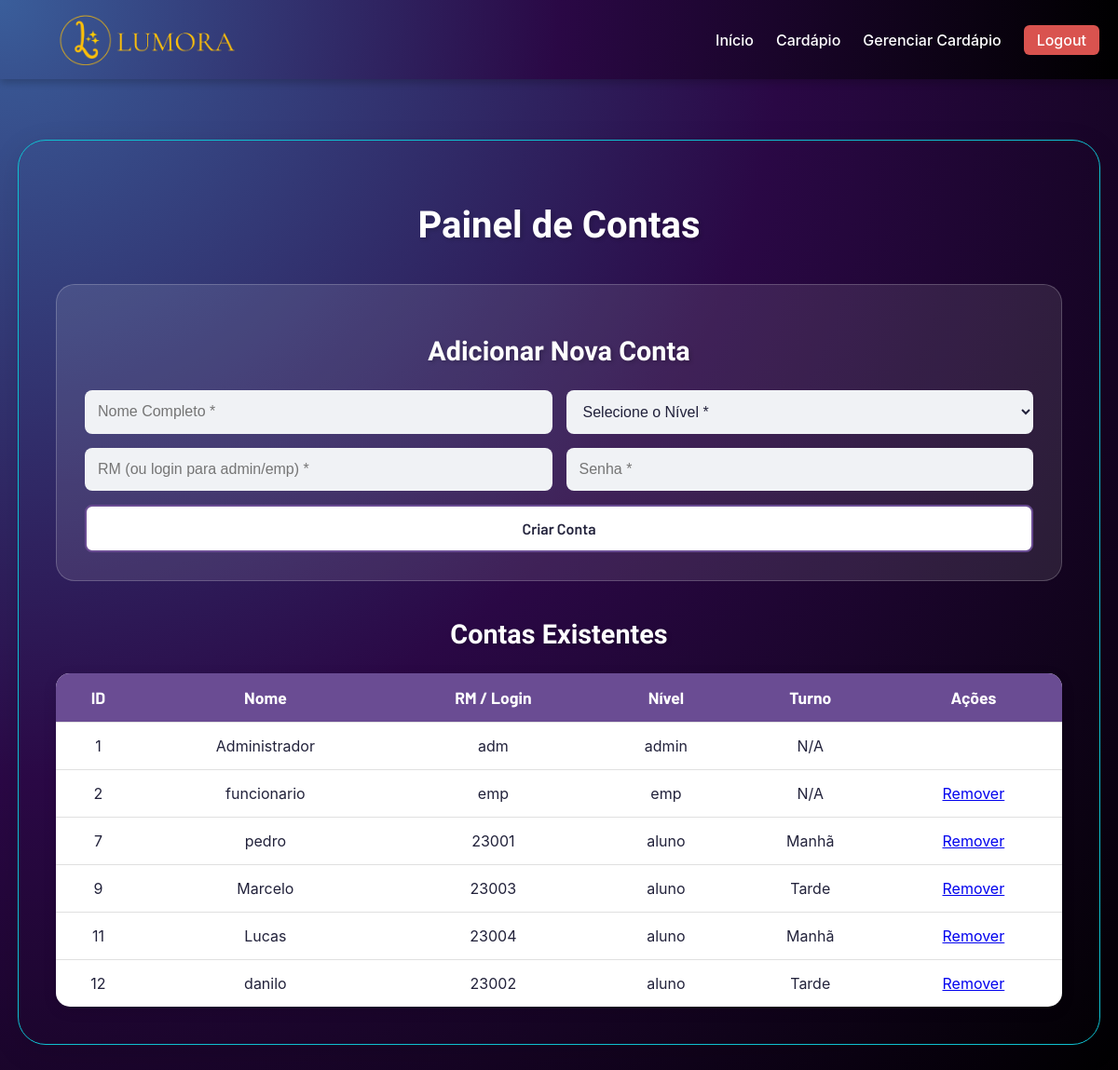
Before: /painel_contas.php (signed in) with the older database file.
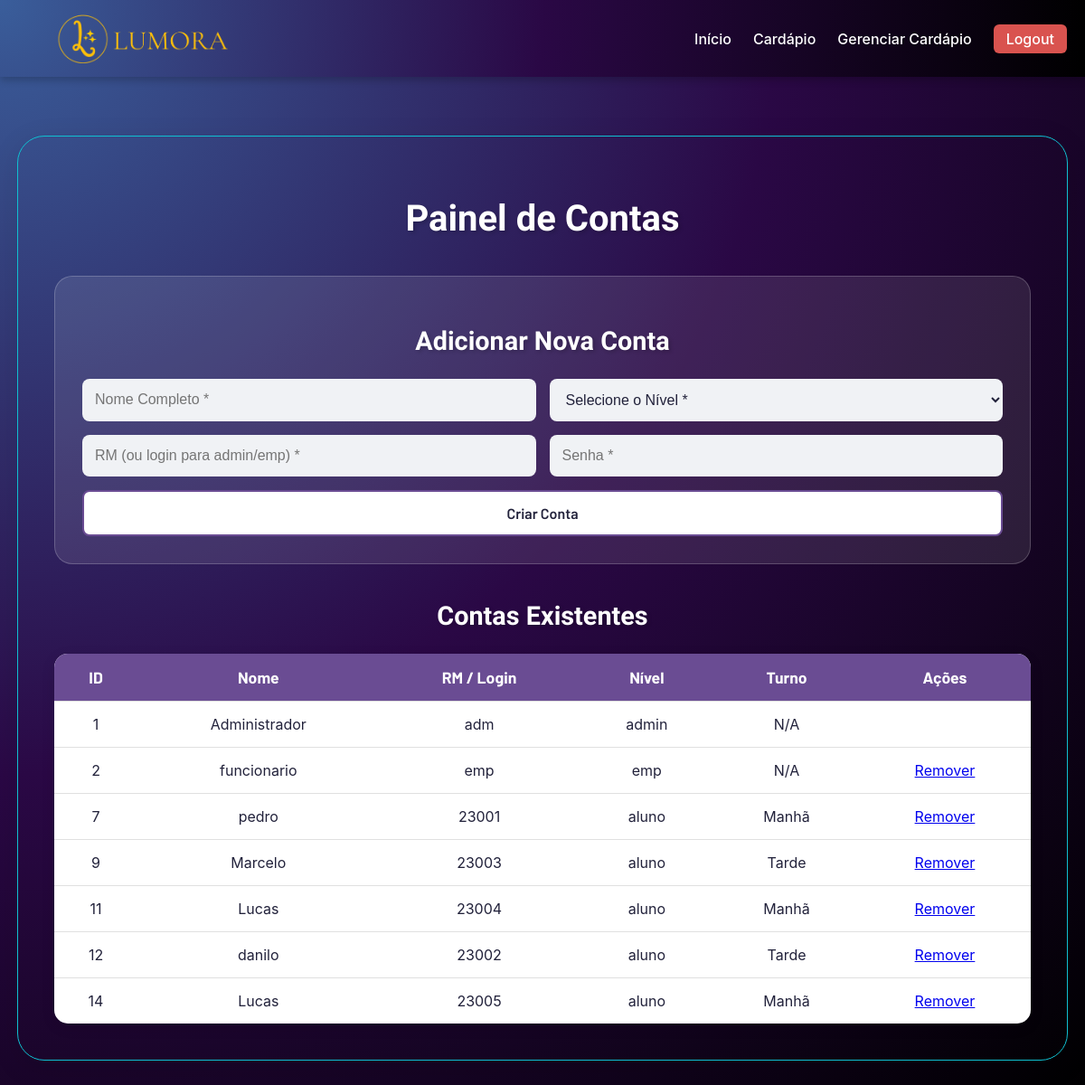
After: the same page with the newer database file.
### tables this page shows
CREATE TABLE IF NOT EXISTS `tbusuario` (
  `id` int NOT NULL AUTO_INCREMENT,
  `nome` varchar(100) NOT NULL,
  `rm` varchar(20) NOT NULL,
  `codigo_etec` varchar(10) DEFAULT NULL,
  `senha` varchar(255) NOT NULL,
  `nivel` enum('aluno','admin','emp') NOT NULL DEFAULT 'aluno',
  `turno` enum('Manhã','Tarde','Noite') DEFAULT NULL,
  PRIMARY KEY (`id`),
  UNIQUE KEY `matricula_unica` (`rm`,`codigo_etec`)
);

### conexao/conexao.php (called while the page is built, shortened)
<?php
class BancodeDados {
    private $host = "localhost";
    private $user = "root";
    private $senha = "prof@3t3c";
    private $banco = "gestao_merenda";
	public function conecta(){
        $this->con = mysqli_connect($this->host, $this->user, $this->senha, $this->banco);
    }
}
?>

### painel_contas.php (the view, shortened to what this page needs)
<?php
require_once('conexao/conexao.php');
$mysql = new BancodeDados();
$mysql->conecta();
?>
<!DOCTYPE html>
<html lang="pt-br">
<head>
    <link rel="stylesheet" href="css/style.css">
    <link rel="stylesheet" href="css/painel_contas.css">
    <link rel="stylesheet" href="https://cdnjs.cloudflare.com/ajax/libs/font-awesome/6.0.0-beta3/css/all.min.css">
</head>
<body class="body-painel">
    <header class="cabecalho-fixo">
        <div class="logo">
         <a href="index.php">
            <img src="imgs/lumora.png" alt="Logo Lumora" class="logo-img">
        </a>
        </div>
       <nav class="menu-principal">
          <ul>
            <li><a href="index.php">Início</a></li>
            <li><a href="cardapio.php">Cardápio</a></li>
            <li><a href="gerenciar_cardapio.php">Gerenciar Cardápio</a></li>
            <li><a href="logout.php" class="btn-logout">Logout</a></li>
          </ul>
        </nav>
    </header>
    <main class="painel-container-principal">
        <div class="admin-panel-container">
            <h1>Painel de Contas</h1>
            <div class="cardapio-form">
                <h2>Adicionar Nova Conta</h2>
                <form action="processar_nova_conta.php" method="post" id="form-nova-conta">
                    <div class="form-row">
                        <input type="text" name="nome" placeholder="Nome Completo *" required>
                        <select name="nivel" id="nivel_select" required>
                            <option value="" disabled selected>Selecione o Nível *</option>
                        </select>
                    </div>
                    <div class="form-row">
                        <input type="text" name="rm" placeholder="RM (ou login para admin/emp) *" required>
                        <input type="password" name="senha" placeholder="Senha *" required>
                    </div>
                    <div class="form-row">
                        <button type="submit" class="btn-adicionar-item">Criar Conta</button>
                    </div>
                </form>
            </div>
            <h2>Contas Existentes</h2>
            <div class="table-responsive-panel">
                <table class="product-data-table">
                    <thead>
                        <tr>
                            <th>ID</th>
                            <th>Nome</th>
                            <th>RM / Login</th>
                            <th>Nível</th>
                            <th>Turno</th>
                            <th>Ações</th>
                        </tr>
                    </thead>
                    <tbody>
                    <?php
                    $sql = "SELECT id, nome, rm, nivel, turno FROM tbusuario ORDER BY id";
                    $query = mysqli_query($mysql->con, $sql);
                    while($dados = mysqli_fetch_array($query)):
                    ?>
                        <tr>
                            <td><?php echo $dados['id']; ?></td>
                            <td><?php echo htmlspecialchars($dados['nome']); ?></td>
                            <td><?php echo htmlspecialchars($dados['rm']); ?></td>
                            <td><?php echo htmlspecialchars($dados['nivel']); ?></td>
                            <td><?php echo htmlspecialchars($dados['turno'] ?? 'N/A'); ?></td>
                            <td class="actions-cell">
                                <?php if ($dados['id'] != 1): ?>
                                <a href="remover_conta.php?id=<?php echo base64_encode($dados['id']); ?>" onclick="return confirm('Tem certeza?');" class="btn-panel-danger btn-sm">Remover</a>
                                <?php endif; ?>
                            </td>
                        </tr>
                    <?php endwhile; ?>
                    </tbody>
                </table>
            </div>
        </div>
    </main>
</body>
</html>

Changed rows visible on the page:
added tbusuario: id "14", nome "Lucas", rm "23005", nivel "aluno", turno "Manhã"
